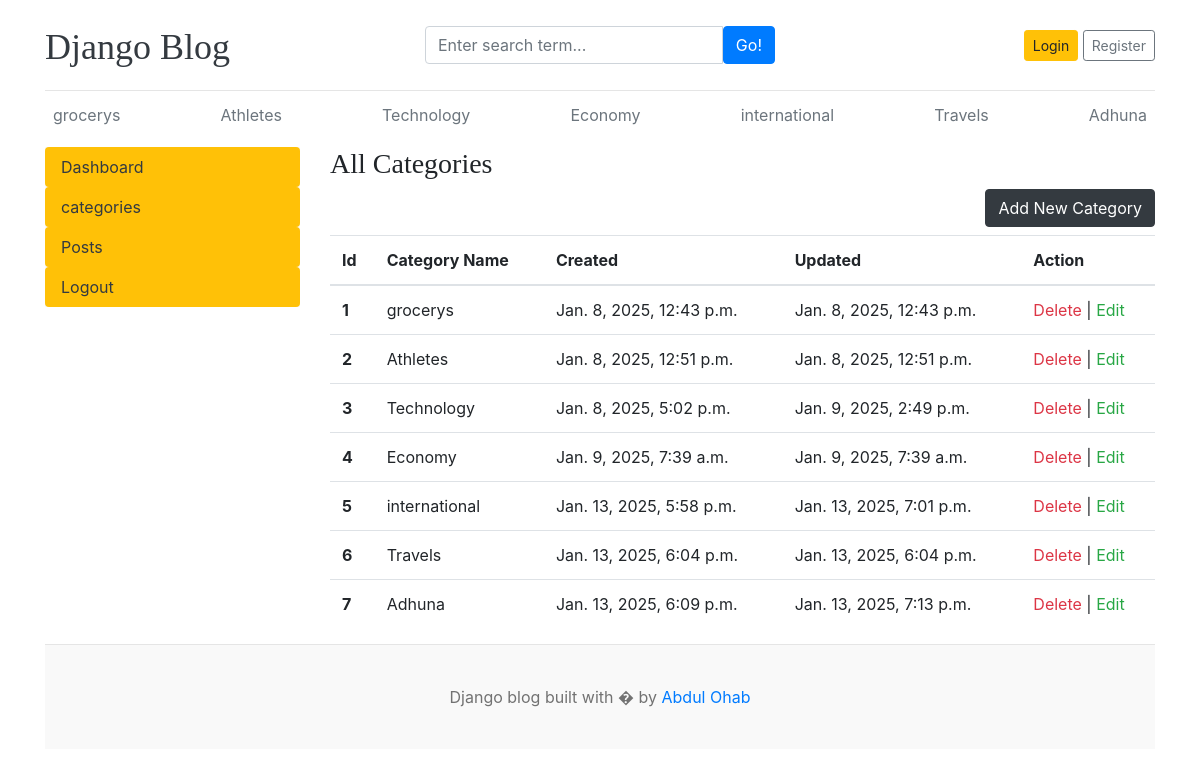
The page /dashboard/category_1/ on the database its author committed.
### home/models.py (models this page shows, shortened)
class Category(models.Model):
    category_name=models.CharField(max_length=50,unique=True)
    created_at=models.DateTimeField(auto_now_add=True)
    updated_at=models.DateTimeField(auto_now=True)

### dashboard/views.py (the view)
# urls.py: path('category_1/', views.category_1 ,name='category_1Page'),
def category_1(request):
    categories = Category.objects.all()
    context={'categories':categories }
    return render(request,'dashbord/category1.html',context)

### templates/dashbord/category1.html
{% extends 'base.html' %}
{% block content %}
<div class="row">
    {% include '../dashbord/leftSideBar.html' %}
    <div class="col-md-9">
        <h3> All Categories </h3>
        <a href="{% url 'addCategoryPage' %}" class="btn btn-dark float-right mb-2 ">Add New Category</a>
        <table class="table table-hover">
            <thead>
              <tr>
                <th >Id</th>
                <th >Category Name</th>
                <th >Created</th>
                <th >Updated</th>
                <th> Action</th>
              </tr>
            </thead>
            <tbody>
                {% for cat in categories %}
              <tr>
                <th >{{ forloop.counter }}</th>
                <td>{{cat.category_name}}</td>
                <td>{{cat.created_at}}</td>
                <td>{{cat.updated_at}}</td>
                <td> <a href="{% url 'deleteCategoryPage' cat.id %}" class="text-danger ">  Delete  </a> |<a href="{% url 'editCategoryPage' cat.id %}" class="text-success "> Edit</a> </td>
              </tr>
              {% endfor %}
            </tbody>
          </table>
    </div>
</div>
{% endblock %}

### templates/header.html (shortened to what this page needs)
{% load static %}
<!DOCTYPE html>
<html lang="en">
<head>
    <link href="https://getbootstrap.com/docs/4.0/dist/css/bootstrap.min.css" rel="stylesheet">
    <link href="https://cdnjs.cloudflare.com/ajax/libs/font-awesome/6.0.0/css/all.min.css" rel="stylesheet">
    <link href="{% static 'css/blog.css' %}" rel="stylesheet">
  </head>
<body>
    <div class="container">
      <header class="blog-header py-3">
        <div class="row flex-nowrap justify-content-between align-items-center">
          <div class="col-4 pt-1">
            <a class="blog-header-logo text-dark" href="/">Django Blog</a>
          </div>
          <div class="col-4">
            <form action="{% url 'search' %}" method="GET" >
            <div class="input-group">
                <input class="form-control" type="text" name="keyword" placeholder="Enter search term..." aria-label="Enter search term..." aria-describedby="button-search" />
                <button type="submit" class="btn btn-primary" id="button-search" type="button">Go!</button>
            </div>
        </form>
          </div>
          <div class="col-4 d-flex justify-content-end align-items-center">
            {% if not user.is_authenticated %}
            <a class="btn btn-sm btn-warning" href="{% url 'loginPage'  %}">Login</a> &nbsp;
            <a class="btn btn-sm btn-outline-secondary" href="{% url 'registerPage'   %}">Register</a>
            {% else %}
            <span> <a href="{% url 'dashboardPage' %}" class="btn btn-sm btn-warning " > Dashboard </a> </span>&nbsp;
            <span> <a href="{% url 'logoutPage' %}"> Logout </a> </span>
            {% endif %}
          </div>
        </div>
      </header>
      <div class="nav-scroller py-1 mb-2">
        <nav class="nav d-flex justify-content-between ">
          {% for category in categories %}
          <a class="p-2 text-muted  " href="{% url 'categoryPage' category.id  %}"> {{category.category_name}}</a>
          {% endfor %}
        </nav>
      </div>

### static/css/blog.css (style rules this page uses)
.blog-header { border-bottom: 1px solid #e5e5e5; }
.blog-header-logo { font-family: "Playfair Display", Georgia, "Times New Roman", serif; font-size: 2.25rem; }
h1, h2, h3, h4, h5, h6 { font-family: "Playfair Display", Georgia, "Times New Roman", serif; }

### rows shown on the page
Category: category_name "grocerys", created_at "Jan. 8, 2025, 12:43 p.m.", updated_at "Jan. 8, 2025, 12:43 p.m."
Category: category_name "Athletes", created_at "Jan. 8, 2025, 12:51 p.m.", updated_at "Jan. 8, 2025, 12:51 p.m."
Category: category_name "Technology", created_at "Jan. 8, 2025, 5:02 p.m.", updated_at "Jan. 9, 2025, 2:49 p.m."
Category: category_name "Economy", created_at "Jan. 9, 2025, 7:39 a.m.", updated_at "Jan. 9, 2025, 7:39 a.m."
Category: category_name "international", created_at "Jan. 13, 2025, 5:58 p.m.", updated_at "Jan. 13, 2025, 7:01 p.m."
Category: category_name "Travels", created_at "Jan. 13, 2025, 6:04 p.m.", updated_at "Jan. 13, 2025, 6:04 p.m."
Category: category_name "Adhuna", created_at "Jan. 13, 2025, 6:09 p.m.", updated_at "Jan. 13, 2025, 7:13 p.m."
